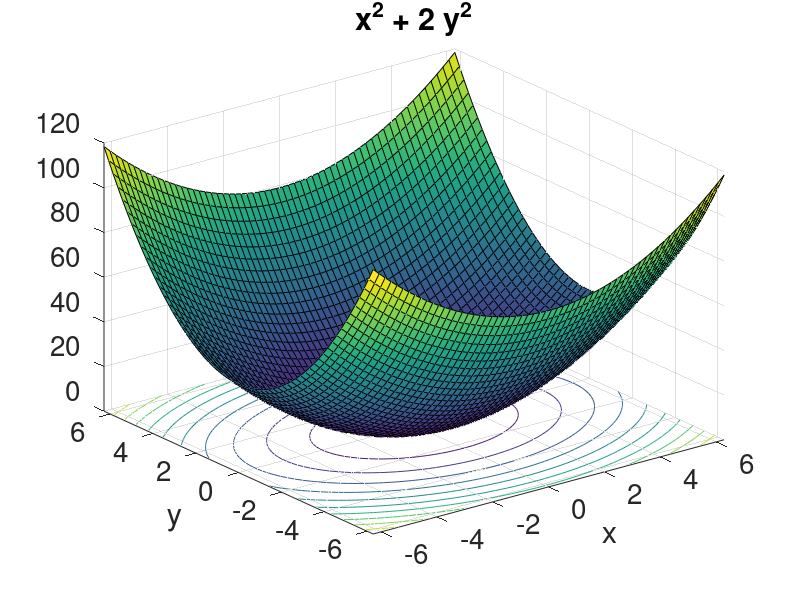

The MATLAB source for this figure: (Note: this script raises an error after producing the figure.)
set(0, 'defaultaxesfontsize', 20);
rng shuffle;
fcn            = @(X) X'*diag([1;2])*X;
grad_fcn       = @(X) [2;4].*X;
init_X         = rand(2,1)*4*pi-2*pi;
nb_steps       = 10;
stepsize_fixed = .4;
stepsize0_bt   = 1;
bt_rate        = .5;
nb_bt_steps    = 10;
slope_ratio    = .5;


figure(1); clf; ezsurfc(@(x,y) x.^2+2*y.^2);

% gradient descent with fixed stepsize
[Xs, fcn_vals] = gd_fixed_stepsize( fcn, grad_fcn, ...
  init_X, nb_steps, stepsize_fixed);

figure(2); clf; ezcontour(@(x,y) x.^2+2*y.^2);
hold on;   plot(Xs(1,:), Xs(2,:),'.-');

% gradient descent with backtrack
[Xs_bt, fcn_vals_bt, stepsizes_bt] = gd_backtrack( fcn, grad_fcn, ...
  init_X, nb_steps, stepsize0_bt, bt_rate, nb_bt_steps, slope_ratio);

figure(3); clf; ezcontour(@(x,y) x.^2+2*y.^2);
hold on;   plot(Xs_bt(1,:), Xs_bt(2,:), '.-');

% save
saveas(1, 'a_shape.eps', 'psc2'); saveas(2, 'a_fix.eps', 'psc2');
saveas(3, 'a_bt.eps', 'psc2');
